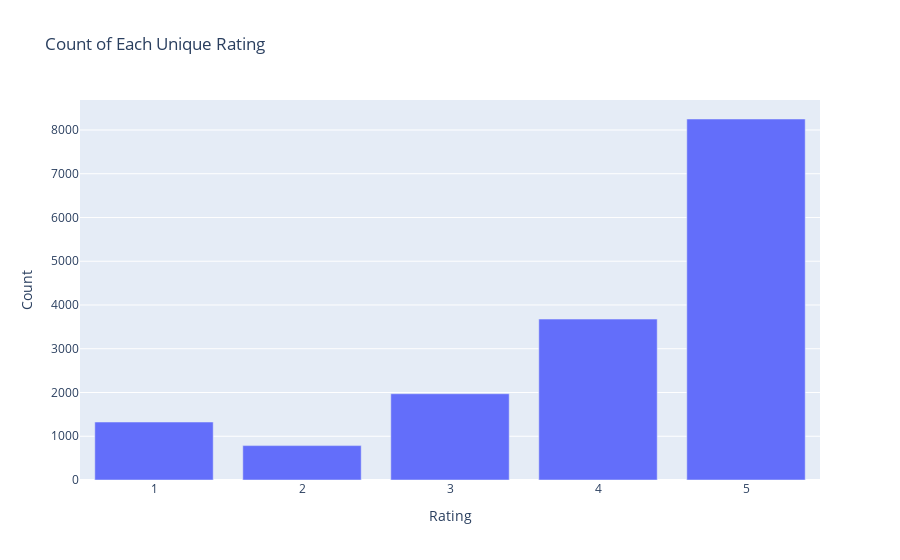

The notebook cell saved with this chart:
### Code cell
display_ratings(reviews_df)

### Figure 1 — Plotly figure (JSON) as saved in the notebook; plotly's stock layout.template omitted (floating-point values rounded to 4 significant figures)
{"data": [{"alignmentgroup": "True", "hovertemplate": "Rating=%{x}<br>Count=%{y}<extra></extra>", "legendgroup": "", "marker": {"color": "#636efa", "pattern": {"shape": ""}}, "name": "", "offsetgroup": "", "orientation": "v", "showlegend": false, "textposition": "auto", "type": "bar", "x": [5, 4, 3, 1, 2], "xaxis": "x", "y": [8251, 3678, 1971, 1325, 786], "yaxis": "y"}], "layout": {"barmode": "relative", "legend": {"tracegroupgap": 0}, "title": {"text": "Count of Each Unique Rating"}, "xaxis": {"anchor": "y", "domain": [0, 1], "title": {"text": "Rating"}}, "yaxis": {"anchor": "x", "domain": [0, 1], "title": {"text": "Count"}}}}
